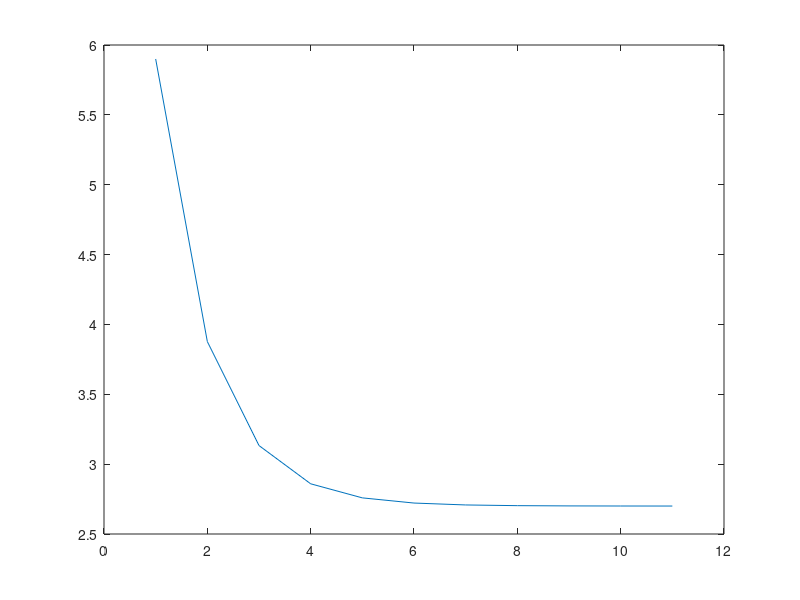

MATLAB code to generate this figure:
% This code simulates the floating point implementation of y = ax + b
clear all
clc
a = 3.2;
b = 2.7;
x = 0:10;
for i = 1:length(x)
    y(i) = a*exp(-x(i))+b;
end
figure;
title('Plot of y using floating-point (double)')
plot(y); 
